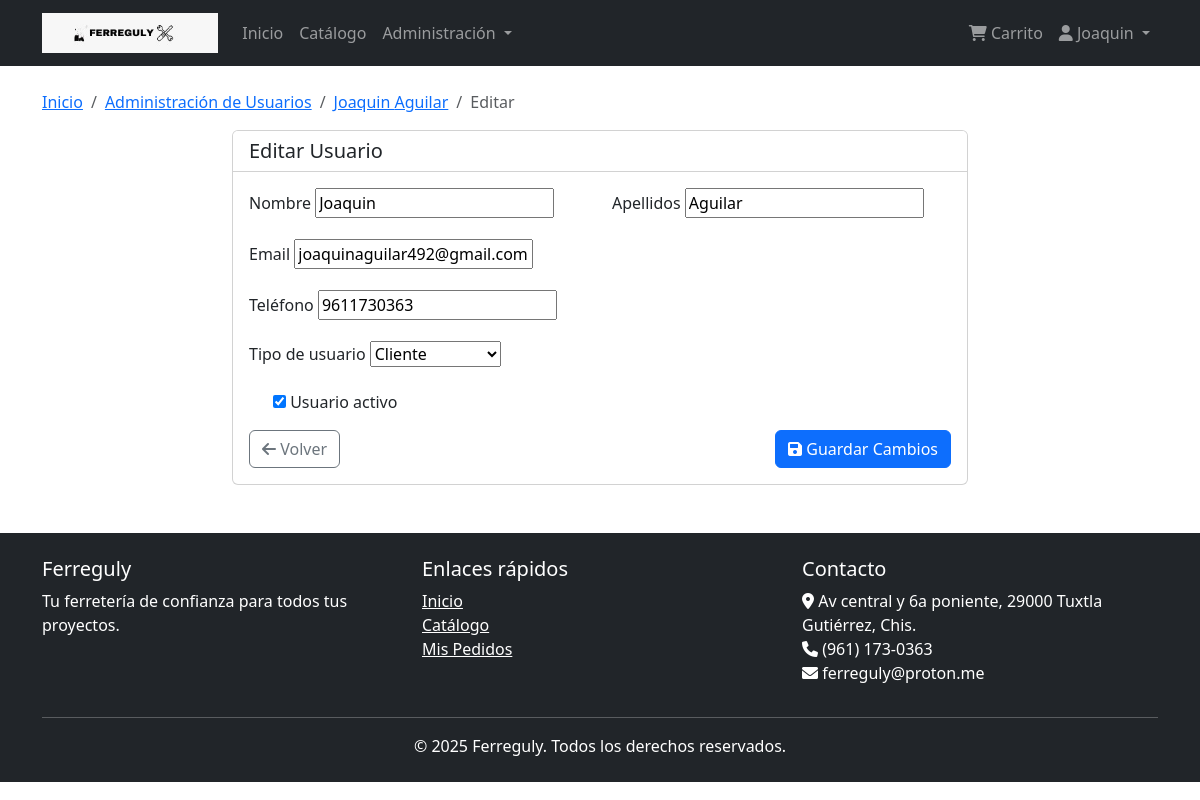
/usuarios/admin/usuarios/editar/2/ (signed in), run on the app's committed database.
### usuarios/models.py (models this page shows, shortened)
class Usuario(AbstractBaseUser, PermissionsMixin):
    id_usuario = models.AutoField(primary_key=True)
    nombre = models.CharField(max_length=35)
    apellidos = models.CharField(max_length=50)
    email = models.EmailField(max_length=45, unique=True)
    telefono = models.CharField(max_length=10, null=True, blank=True)
    tipo_usuario = models.CharField(
        max_length=15,
        choices=[('cliente', 'Cliente'), ('administrador', 'Administrador')],
        default='cliente'
    )
    fecha_registro = models.DateTimeField(default=timezone.now)
    activo = models.BooleanField(default=True)
    is_staff = models.BooleanField(default=False)
    is_active = models.BooleanField(default=True)
    USERNAME_FIELD = 'email'
    REQUIRED_FIELDS = ['nombre', 'apellidos']
    objects = UsuarioManager()
    class Meta:
        db_table = 'usuario'
        verbose_name = 'Usuario'
        verbose_name_plural = 'Usuarios'

### usuarios/views.py (the view, shortened to what this page needs)
# urls.py: path('admin/usuarios/editar/<int:pk>/', views.UsuarioUpdateAdminView.as_view(), name='usuario_admin_editar'),
class UsuarioUpdateAdminView(LoginRequiredMixin, UpdateView):
    model = Usuario
    template_name = 'usuarios/admin/editar.html'
    fields = ['nombre', 'apellidos', 'email', 'telefono', 'tipo_usuario', 'activo']
    success_url = reverse_lazy('usuarios_admin_lista')
    def dispatch(self, request, *args, **kwargs):
        if not request.user.tipo_usuario == 'administrador':
            messages.error(request, 'No tienes permisos para acceder a esta página')
            return redirect('inicio')
        return super().dispatch(request, *args, **kwargs)

### templates/usuarios/admin/editar.html (shortened to what this page needs)
{% extends 'base.html' %}
{% block content %}
<nav aria-label="breadcrumb" class="mt-3">
    <ol class="breadcrumb">
        <li class="breadcrumb-item"><a href="{% url 'inicio' %}">Inicio</a></li>
        <li class="breadcrumb-item"><a href="{% url 'usuarios_admin_lista' %}">Administración de Usuarios</a></li>
        <li class="breadcrumb-item"><a href="{% url 'usuario_admin_detalle' object.id_usuario %}">{{ object.nombre }} {{ object.apellidos }}</a></li>
        <li class="breadcrumb-item active">Editar</li>
    </ol>
</nav>
<div class="row justify-content-center">
    <div class="col-md-8">
        <div class="card">
            <div class="card-header bg-white">
                <h5 class="mb-0">Editar Usuario</h5>
            </div>
            <div class="card-body">
                <form method="post">
                    <div class="row mb-3">
                        <div class="col-md-6">
                            <label for="{{ form.nombre.id_for_label }}" class="form-label">Nombre</label>
                            {{ form.nombre }}
                        </div>
                        <div class="col-md-6">
                            <label for="{{ form.apellidos.id_for_label }}" class="form-label">Apellidos</label>
                            {{ form.apellidos }}
                        </div>
                    </div>
                    <div class="mb-3">
                        <label for="{{ form.email.id_for_label }}" class="form-label">Email</label>
                        {{ form.email }}
                    </div>
                    <div class="mb-3">
                        <label for="{{ form.telefono.id_for_label }}" class="form-label">Teléfono</label>
                        {{ form.telefono }}
                    </div>
                    <div class="mb-3">
                        <label for="{{ form.tipo_usuario.id_for_label }}" class="form-label">Tipo de usuario</label>
                        {{ form.tipo_usuario }}
                    </div>
                    <div class="mb-3 form-check">
                        {{ form.activo }}
                        <label class="form-check-label" for="{{ form.activo.id_for_label }}">Usuario activo</label>
                    </div>
                    <div class="d-flex justify-content-between">
                        <a href="{% url 'usuario_admin_detalle' object.id_usuario %}" class="btn btn-outline-secondary">
                            <i class="fas fa-arrow-left"></i> Volver
                        </a>
                        <button type="submit" class="btn btn-primary">
                            <i class="fas fa-save"></i> Guardar Cambios
                        </button>
                    </div>
                </form>
            </div>
        </div>
    </div>
</div>
{% endblock %}

### templates/base.html (shortened to what this page needs)
{% load static %}
<!DOCTYPE html>
<html lang="es">
<head>
    <link href="https://cdn.jsdelivr.net/npm/bootstrap@5.3.0-alpha1/dist/css/bootstrap.min.css" rel="stylesheet">
    <link rel="stylesheet" href="https://cdnjs.cloudflare.com/ajax/libs/font-awesome/6.0.0/css/all.min.css">
</head>
<body>
    <nav class="navbar navbar-expand-lg navbar-dark bg-dark">
        <div class="container">
            <a class="navbar-brand" href="{% url 'inicio' %}">
                <img src="{% static 'img/ferreguly.jpeg' %}" alt="Ferreguly Logo" style="height: 40px; width: auto;">
            </a>
            <div class="collapse navbar-collapse" id="navbarNav">
                <ul class="navbar-nav me-auto">
                    <li class="nav-item">
                        <a class="nav-link" href="{% url 'inicio' %}">Inicio</a>
                    </li>
                    <li class="nav-item">
                        <a class="nav-link" href="{% url 'catalogo' %}">Catálogo</a>
                    </li>
                    {% if user.is_authenticated %}
                        {% if user.tipo_usuario == 'administrador' %}
                            <li class="nav-item dropdown">
                                <a class="nav-link dropdown-toggle" href="#" role="button" data-bs-toggle="dropdown">
                                    Administración
                                </a>
                            </li>
                        {% endif %}
                    {% endif %}
                </ul>
                <ul class="navbar-nav">
                    {% if user.is_authenticated %}
                        <li class="nav-item">
                            <a class="nav-link" href="{% url 'carrito_lista' %}">
                                <i class="fas fa-shopping-cart"></i> Carrito
                            </a>
                        </li>
                        <li class="nav-item dropdown">
                            <a class="nav-link dropdown-toggle" href="#" role="button" data-bs-toggle="dropdown">
                                <i class="fas fa-user"></i> {{ user.nombre }}
                            </a>
                        </li>
                    {% endif %}
                </ul>
            </div>
        </div>
    </nav>
    <main class="container my-4">
        {% block content %}{% endblock %}
    </main>
    <footer class="bg-dark text-white py-4 mt-5">
        <div class="container">
            <div class="row">
                <div class="col-md-4">
                    <h5>Ferreguly</h5>
                    <p>Tu ferretería de confianza para todos tus proyectos.</p>
                </div>
                <div class="col-md-4">
                    <h5>Enlaces rápidos</h5>
                    <ul class="list-unstyled">
                        <li><a href="{% url 'inicio' %}" class="text-white">Inicio</a></li>
                        <li><a href="{% url 'catalogo' %}" class="text-white">Catálogo</a></li>
                        {% if user.is_authenticated %}
                            <li><a href="{% url 'pedidos_lista' %}" class="text-white">Mis Pedidos</a></li>
                        {% else %}
                            <li><a href="{% url 'login' %}" class="text-white">Iniciar Sesión</a></li>
                        {% endif %}
                    </ul>
                </div>
                <div class="col-md-4">
                    <h5>Contacto</h5>
                    <address>
                        <i class="fas fa-map-marker-alt"></i> Av central y 6a poniente, 29000 Tuxtla Gutiérrez, Chis.<br>
                        <i class="fas fa-phone"></i> (961) 173-0363<br>
                        <i class="fas fa-envelope"></i> ferreguly@proton.me
                    </address>
                </div>
            </div>
            <hr>
            <div class="row">
                <div class="col-12 text-center">
                    <p class="mb-0">&copy; {% now "Y" %} Ferreguly. Todos los derechos reservados.</p>
                </div>
            </div>
        </div>
    </footer>
</body>
</html>

### data on the page
Usuario: nombre "Joaquin"
Usuario: nombre "Joaquin", apellidos "Aguilar", email "joaquinaguilar492@gmail.com", telefono "9611730363", tipo_usuario "Cliente", activo "☑"
